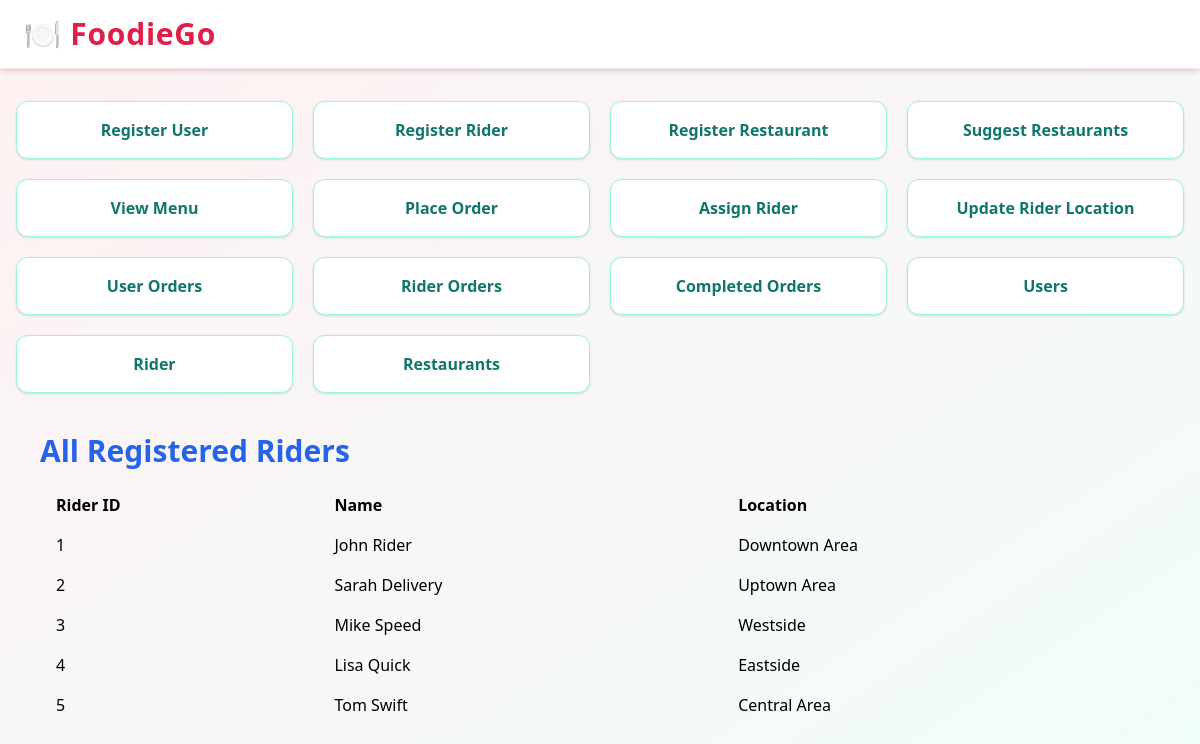
The app's page /riders with its own data.
### tables this page shows
CREATE TABLE riders (
                    rider_id INTEGER PRIMARY KEY AUTOINCREMENT,
                    name TEXT NOT NULL,
                    location TEXT NOT NULL,
                    is_available BOOLEAN DEFAULT TRUE
                );

### routes/rider_routes.py (the view)
@rider_routes.route('/riders')
def get_all_riders():
    try:
        with db_cursor() as cursor:
            cursor.execute("SELECT * FROM riders")
            riders = cursor.fetchall()
        if not riders:
            return render_template('riders.html', error="No riders found.")
        return render_template('riders.html', riders=riders)
    except Exception as e:
        print(f"Error: {e}")
        return render_template('riders.html', error="Error loading riders.")

### db.py (called while the page is built)
@contextmanager
def db_cursor():
    conn = sqlite3.connect('food_delivery.db')
    conn.row_factory = sqlite3.Row  # Set BEFORE creating the cursor!
    cursor = conn.cursor()
    try:
        yield cursor
        conn.commit()
    except Exception as e:
        conn.rollback()
        raise e
    finally:
        cursor.close()
        conn.close()

### templates/riders.html
{% extends 'base.html' %} {% block title %}All Riders{% endblock %} {% block
content %}
<h1 class="text-3xl font-bold text-blue-600 mb-4">All Registered Riders</h1>
{% if error %}
<p class="text-red-600">{{ error }}</p>
{% else %}
<table class="table-auto w-full text-left">
  <thead>
    <tr>
      <th class="px-4 py-2">Rider ID</th>
      <th class="px-4 py-2">Name</th>
      <th class="px-4 py-2">Location</th>
    </tr>
  </thead>
  <tbody>
    {% for rider in riders %}
    <tr>
      <td class="px-4 py-2">{{ rider['rider_id'] }}</td>
      <td class="px-4 py-2">{{ rider['name'] }}</td>
      <td class="px-4 py-2">{{ rider['location'] }}</td>
    </tr>
    {% endfor %}
  </tbody>
</table>
{% endif %} {% endblock %}

### static/css/styles.css (style rules this page uses)
body { background-color: #f3f4f6; }

### records on screen
riders: rider_id "1", name "John Rider", location "Downtown Area"
riders: rider_id "2", name "Sarah Delivery", location "Uptown Area"
riders: rider_id "3", name "Mike Speed", location "Westside"
riders: rider_id "4", name "Lisa Quick", location "Eastside"
riders: rider_id "5", name "Tom Swift", location "Central Area"

### other values on screen
{{ label }} "Register User" "Register Rider" "Register Restaurant" "Suggest Restaurants" "View Menu" "Place Order" "Assign Rider" "Update Rider Location" "User Orders" "Rider Orders" "Completed Orders" "Users" "Rider" "Restaurants"
